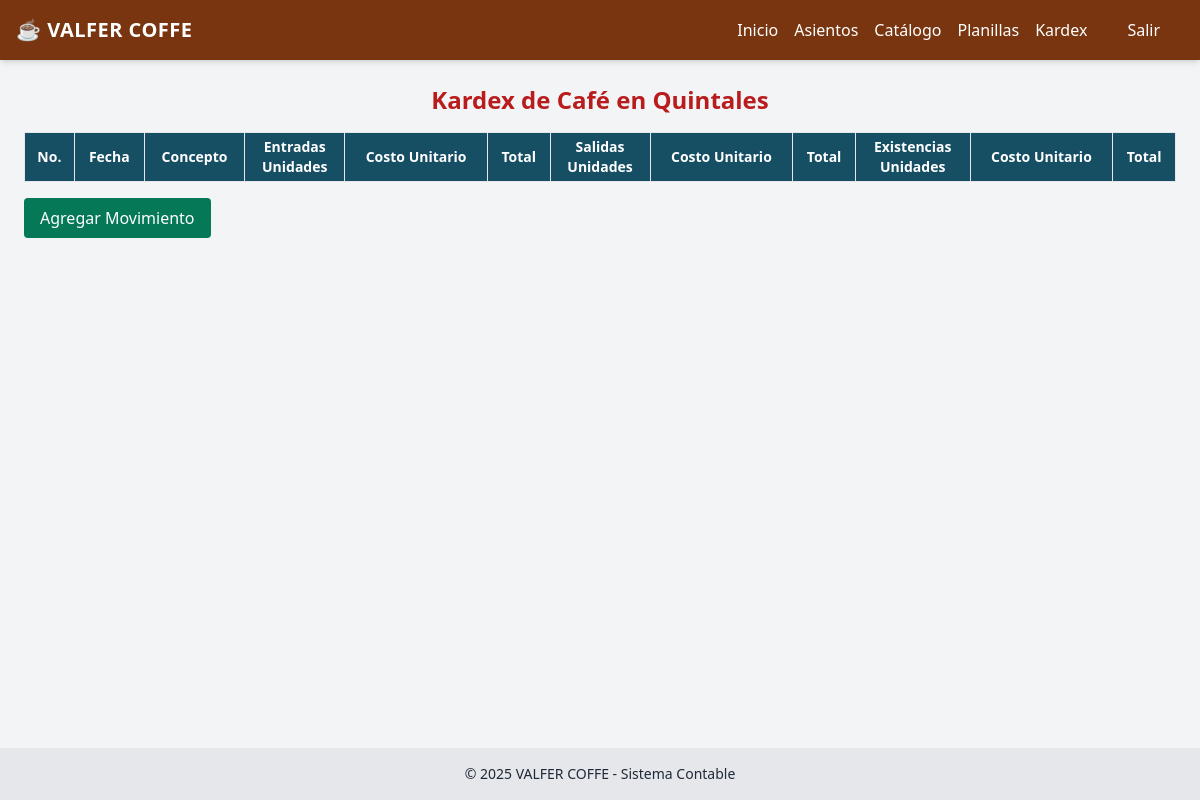
Before: /kardex/1/ with the older database file.
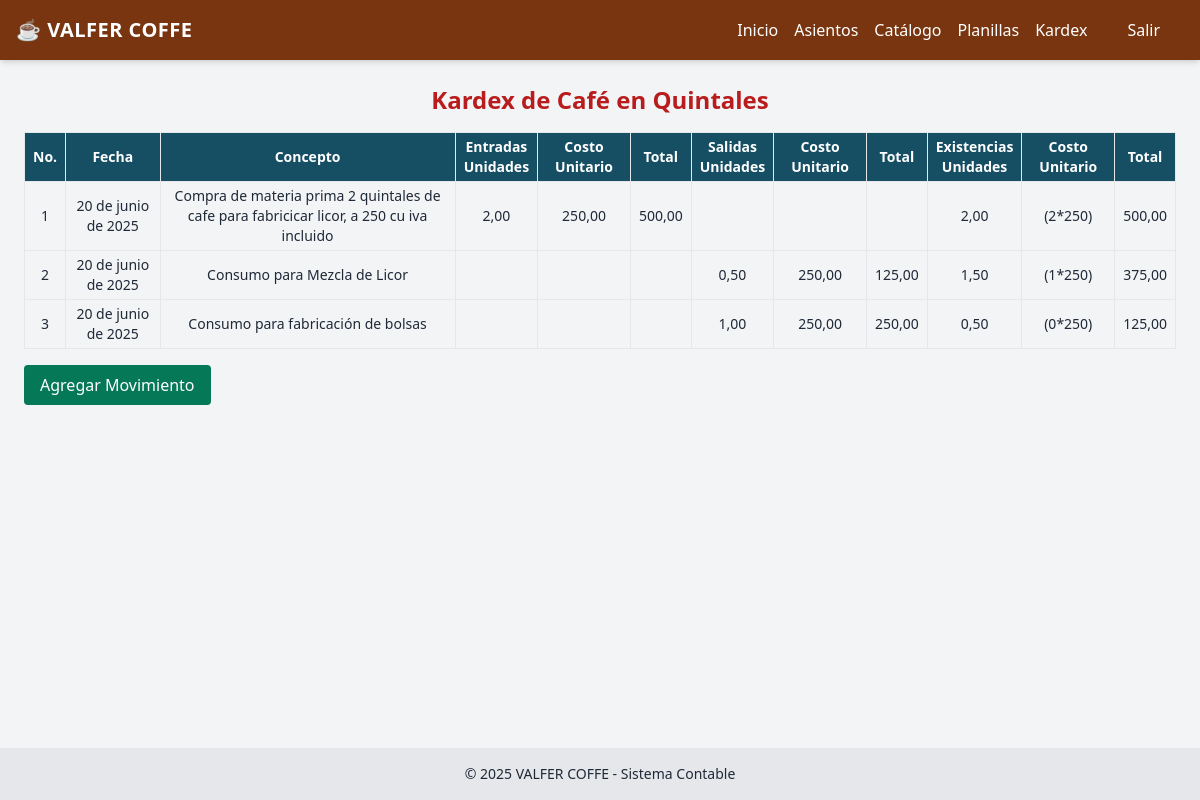
After: the same page with the newer database file.
### contabilidad/models.py (models this page shows, shortened)
class KardexMateriaPrima(models.Model):
    materia_prima = models.ForeignKey(MateriaPrima, on_delete=models.CASCADE)
    fecha = models.DateField()
    tipo_movimiento = models.CharField(max_length=20, choices=[('entrada','Entrada'),('salida','Salida'),('proceso','Consumo Proceso')])
    concepto = models.CharField(max_length=255, blank=True, null=True)  # Ej: factura, proceso, etc.
    cantidad = models.DecimalField(max_digits=12, decimal_places=2)
    costo_unitario = models.DecimalField(max_digits=12, decimal_places=2)
    total = models.DecimalField(max_digits=12, decimal_places=2)
    saldo_cantidad = models.DecimalField(max_digits=12, decimal_places=2)
    saldo_total = models.DecimalField(max_digits=12, decimal_places=2)

### contabilidad/views.py (the view)
# urls.py: path('kardex/<int:materia_prima_id>/', views.kardex_materia_prima_list, name='kardex_materia_prima_list'),
def kardex_materia_prima_list(request, materia_prima_id):
    materia = get_object_or_404(MateriaPrima, id=materia_prima_id)
    movimientos = KardexMateriaPrima.objects.filter(materia_prima=materia).order_by('fecha', 'id')
    existencias_peps = calcular_existencias_peps(movimientos)
    movimientos_y_lotes = zip(movimientos, existencias_peps)
    return render(request, 'inventario/kardex_materia_prima_list.html', {
        'materia': materia,
        'movimientos_y_lotes': movimientos_y_lotes,
    })

### contabilidad/templates/inventario/kardex_materia_prima_list.html (shortened to what this page needs)
{% extends 'contabilidad/base.html' %}
{% block content %}
<h2 class="text-2xl font-bold mb-4 text-center text-red-700">Kardex de {{ materia.nombre }}</h2>
<div class="overflow-x-auto">
  <table class="w-full text-sm border text-center">
    <thead class="bg-cyan-900 text-white">
      <tr>
        <th class="border px-2 py-1">No.</th>
        <th class="border px-2 py-1">Fecha</th>
        <th class="border px-2 py-1">Concepto</th>
        <th class="border px-2 py-1">Entradas<br>Unidades</th>
        <th class="border px-2 py-1">Costo Unitario</th>
        <th class="border px-2 py-1">Total</th>
        <th class="border px-2 py-1">Salidas<br>Unidades</th>
        <th class="border px-2 py-1">Costo Unitario</th>
        <th class="border px-2 py-1">Total</th>
        <th class="border px-2 py-1">Existencias<br>Unidades</th>
        <th class="border px-2 py-1">Costo Unitario</th>
        <th class="border px-2 py-1">Total</th>
      </tr>
    </thead>
    <tbody>
      {% for mov, exist in movimientos_y_lotes %}
        <tr>
          <td class="border px-2 py-1">{{ forloop.counter }}</td>
          <td class="border px-2 py-1">{{ mov.fecha }}</td>
          <td class="border px-2 py-1">{{ mov.concepto }}</td>
          {% if mov.tipo_movimiento == 'entrada' %}
            <td class="border px-2 py-1">{{ mov.cantidad|floatformat:2 }}</td>
            <td class="border px-2 py-1">{{ mov.costo_unitario|floatformat:2 }}</td>
            <td class="border px-2 py-1">{{ mov.total|floatformat:2 }}</td>
            <td class="border px-2 py-1"></td>
            <td class="border px-2 py-1"></td>
            <td class="border px-2 py-1"></td>
          {% elif mov.tipo_movimiento in 'salida proceso' %}
            <td class="border px-2 py-1"></td>
            <td class="border px-2 py-1"></td>
            <td class="border px-2 py-1"></td>
            <td class="border px-2 py-1">{{ mov.cantidad|floatformat:2 }}</td>
            <td class="border px-2 py-1">{{ mov.costo_unitario|floatformat:2 }}</td>
            <td class="border px-2 py-1">{{ mov.total|floatformat:2 }}</td>
          {% endif %}
          <td class="border px-2 py-1">{{ exist.unidades_totales|floatformat:2 }}</td>
          <td class="border px-2 py-1">{{ exist.detalle|safe }}</td>
          <td class="border px-2 py-1">{{ exist.valor_total|floatformat:2 }}</td>
        </tr>
      {% endfor %}
    </tbody>
  </table>
</div>
<div class="mt-4">
  <a href="{% url 'kardex_materia_prima_nuevo' materia.id %}" class="inline-block bg-emerald-700 text-white px-4 py-2 rounded hover:bg-emerald-800 transition">Agregar Movimiento</a>
</div>
{% endblock %}

Changed rows visible on the page:
added KardexMateriaPrima: fecha "20 de junio de 2025", concepto "Compra de materia prima 2 quintales de cafe para fabricicar licor, a 250 cu iva incluido", cantidad "2,00", costo_unitario "250,00", total "500,00", unidades_totales "2,00", detalle "(2*250)", valor_total "500,00"
added KardexMateriaPrima: fecha "20 de junio de 2025", concepto "Consumo para Mezcla de Licor", cantidad "0,50", costo_unitario "250,00", total "125,00", unidades_totales "1,50", detalle "(1*250)", valor_total "375,00"
added KardexMateriaPrima: fecha "20 de junio de 2025", concepto "Consumo para fabricación de bolsas", cantidad "1,00", costo_unitario "250,00", total "250,00", unidades_totales "0,50", detalle "(0*250)", valor_total "125,00"
